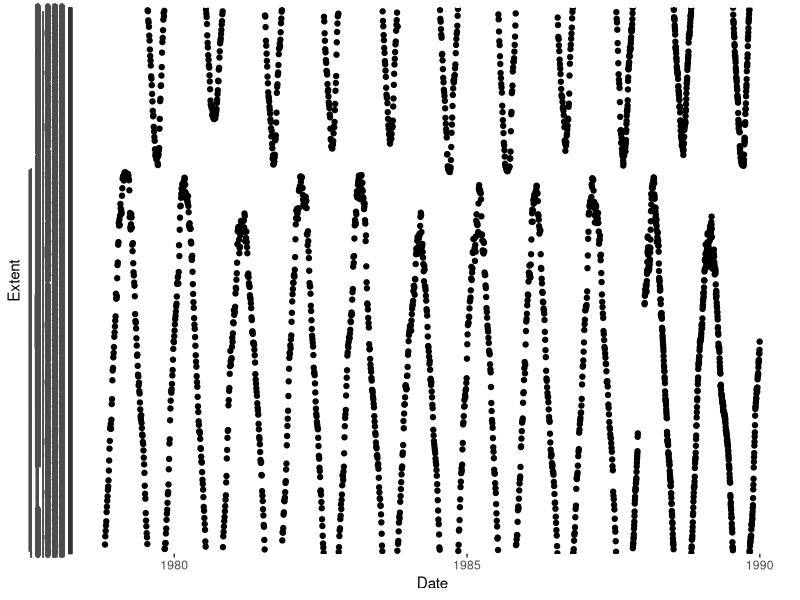
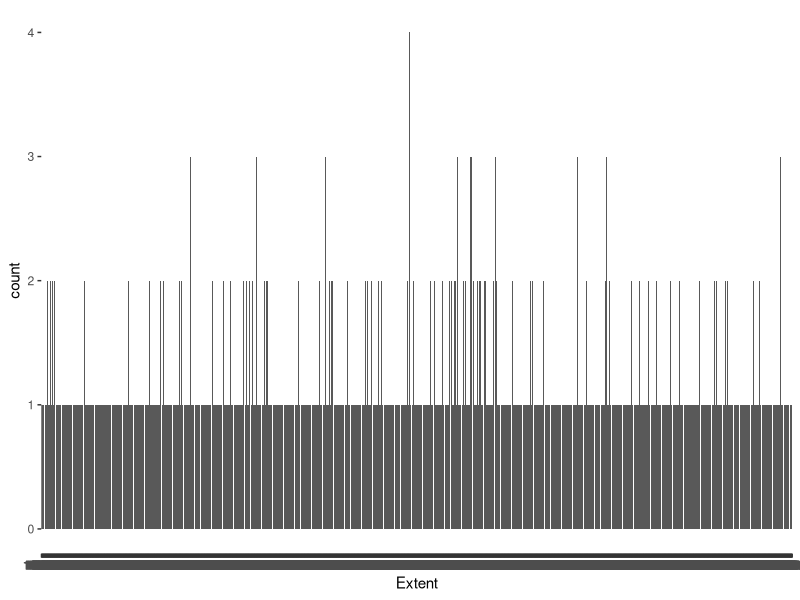

Generate these figures, in order, with R:
## ---- chunk 1
library(tidyverse)
library(tidyr)
library(lubridate)
## ---- chunk 2
data<-read.csv("./N_seaice_extent_daily_v3.0.csv",strip.white = TRUE)

data.edit<-data %>% 
  slice(-1) %>% 
  unite("date",1:3, sep="-")

Date<-ymd(data.edit$date)
Year<-year(Date)

data.final<-cbind(data.edit,Date,Year)%>% 
  select(2,3,5,6)


data.1980<-data.final %>% 
  filter(Year<1990)

ggplot(data.1980, aes(x=Date,y=Extent)) +
  geom_point()



ggplot(data.1980, aes(x=Extent)) +
  geom_bar()
